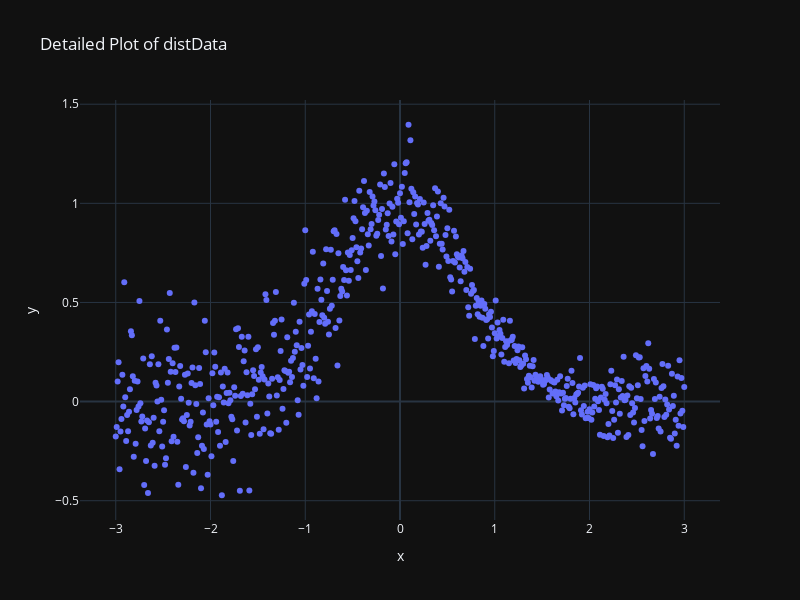

The cell this chart's notebook holds for it:
### Markdown cell above
-------

## Applications

### Fit for heteroscedastic data

Here is heteroscedastic data (the variance is not constant with respect to the predictor variable):

### Code cell
x_values = np.arange(-3, 3.01, 0.01)
dist_data = np.array([
    (x, np.exp(-x**2) + np.random.normal(0, 0.15 * np.sqrt(abs(1.5 - x) / 1.5)))
    for x in x_values
])

fig = go.Figure(data=go.Scatter(x=dist_data[:, 0], y=dist_data[:, 1], mode='markers'))
fig.update_layout(
    title='Detailed Plot of distData',
    xaxis_title='x',
    yaxis_title='y',
    template='plotly_dark',
    width=800,
    height=600
)
fig.show()

### Figure 1 — Plotly figure (JSON) as saved in the notebook; plotly's stock layout.template omitted (floating-point values rounded to 4 significant figures; data arrays with more than 128 entries replaced by an {"elided": "..."} marker saying what was removed)
{"data": [{"mode": "markers", "type": "scatter", "x": {"elided": "601 float values"}, "y": {"elided": "601 float values"}}], "layout": {"height": 600, "title": {"text": "Detailed Plot of distData"}, "width": 800, "xaxis": {"title": {"text": "x"}}, "yaxis": {"title": {"text": "y"}}}}
